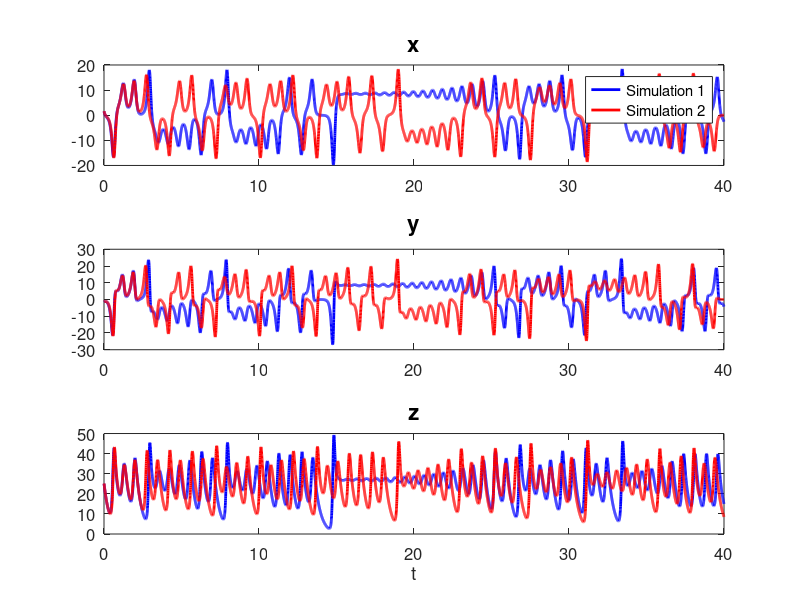

Reproduce this figure in MATLAB.
% Chapter 1
% Simulate a chaotic system: Lorenz 63 model

T = 40; % total time length
dt = 0.005; % numerical integration time step 
N = round(T/dt); % total numerical integration steps

% model parameters
sigma = 10;
rho = 28;
beta = 8/3;

% the first simulation
% state variables
x1 = zeros(1,N);
y1 = zeros(1,N);
z1 = zeros(1,N);
% initial values
x1(1) =  1.5;
y1(1) = -1.5;
z1(1) =  25;
% model simulation
for i = 2:N
    x1(i) = x1(i-1) + sigma * (y1(i-1) - x1(i-1)) * dt;
    y1(i) = y1(i-1) + (x1(i-1) * (rho - z1(i-1)) - y1(i-1)) * dt;
    z1(i) = z1(i-1) + (x1(i-1) * y1(i-1) - beta * z1(i-1)) * dt;
end

% the second simulation
% state variables
x2 = zeros(1,N);
y2 = zeros(1,N);
z2 = zeros(1,N);
% initial value; differs from the first one by a small amount
epsilon = 0.1;
x2(1) =  1.5 + epsilon;
y2(1) = -1.5 + epsilon;
z2(1) =  25 + epsilon;
% model simulation
for i = 2:N
    x2(i) = x2(i-1) + sigma * (y2(i-1) - x2(i-1)) * dt;
    y2(i) = y2(i-1) + (x2(i-1) * (rho - z2(i-1)) - y2(i-1)) * dt;
    z2(i) = z2(i-1) + (x2(i-1) * y2(i-1) - beta * z2(i-1)) * dt;
end

figure
subplot(3,1,1)
hold on
plot(dt:dt:N*dt, x1, 'b', 'linewidth',2);
plot(dt:dt:N*dt, x2, 'r', 'linewidth',2);
legend('Simulation 1','Simulation 2')
set(gca,'fontsize',12)
box on
title('x','fontsize',16)
subplot(3,1,2)
hold on
plot(dt:dt:N*dt, y1, 'b', 'linewidth',2);
plot(dt:dt:N*dt, y2, 'r', 'linewidth',2);
set(gca,'fontsize',12)
box on
title('y','fontsize',16)
subplot(3,1,3)
hold on
plot(dt:dt:N*dt, z1, 'b', 'linewidth',2);
plot(dt:dt:N*dt, z2, 'r', 'linewidth',2);
set(gca,'fontsize',12)
box on
title('z','fontsize',16)
xlabel('t')


